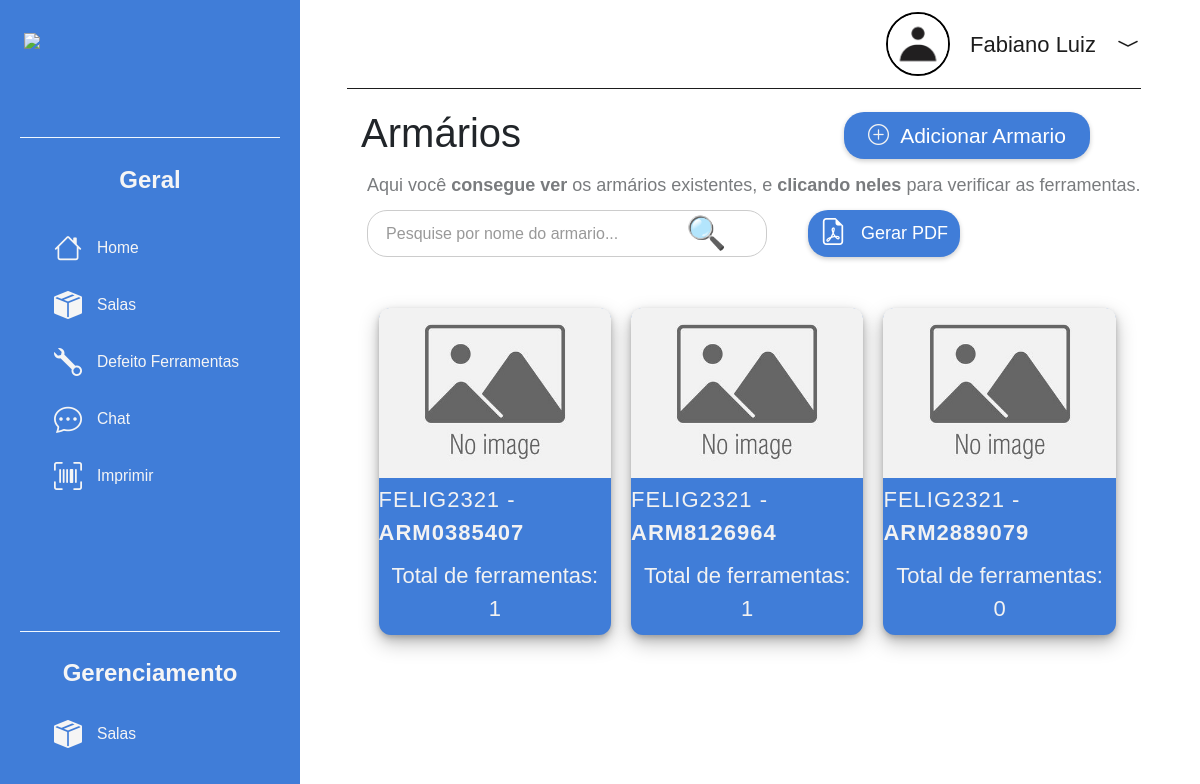
The page /armarios/1 (signed in) on the database its author committed.
### app/models.py (models this page shows, shortened)
class User(db.Model, UserMixin):
    id = db.Column(db.Integer, primary_key=True)
    nome = db.Column(db.String, nullable=False, default="Indivíduo Indigente")
    email = db.Column(db.String, nullable=False)
    senha = db.Column(db.String, nullable=True)
    adm = db.Column(db.Boolean, default=False)
    foto = db.Column(db.String, nullable=True)
    ultimo_visto = db.Column(db.DateTime, default=lambda: datetime.now())
    def puxar_nome(self):
        return self.nome
    def obter_foto(self):
        if self.foto:
            return url_for('static', filename='uploads/perfil/' + self.foto)
        else:
            return url_for('static', filename='imgs/defaultPeople.png')

class Armario(db.Model):
    id_armario = db.Column(db.Integer, primary_key=True)
    numero = db.Column(db.String, default=1)
    capacidade_ferramentas = db.Column(db.Integer, nullable=False, default=0)
    foto_armario = db.Column(db.String, nullable=True)
    sala_id = db.Column(db.Integer, db.ForeignKey('salas.id_salas'), nullable=False)

class Salas(db.Model):
    id_salas = db.Column(db.Integer, primary_key=True)
    nome_sala = db.Column(db.String, nullable=False, default="Sala Indigente")
    capacidade_armario = db.Column(db.Integer, nullable=False, default=0)
    foto_sala = db.Column(db.String, nullable=True)

### app/views.py (the view, shortened to what this page needs)
@app.route('/armarios/<int:sala_id>', methods=['GET', 'POST'])
@login_required
def armarios(sala_id):
    form = CadastroArmario()
    armarios = Armario.query.filter_by(sala_id=sala_id).all()
    sala = Salas.query.get_or_404(sala_id)
    ferramentas_por_armario = {armario.id_armario: Ferramentas.contar_ferramentas_no_armario(armario.id_armario) for armario in armarios}
    return render_template('armarios2.html', sala=sala, armarios=armarios, form=form, ferramentas_por_armario=ferramentas_por_armario)

### app/forms.py (shortened to what this page needs)
class CadastroArmario(FlaskForm):
    numero = StringField("Numero do Armario", validators=[DataRequired()])
    capacidade_ferramentas = StringField('Quantas ferramentas tem a sala', validators=[DataRequired()])
    foto_armario = FileField('Foto do Armario')
    btnSubmit = SubmitField('Cadastrar')

### app/models.py (called while the page is built)
@login_manager.user_loader
def load_user(user_id):
    return User.query.get(user_id)

    def contar_ferramentas_no_armario(armario_id):
        return Ferramentas.query.filter_by(armario_id=armario_id).count()

### app/views.py (called while the page is built)
@app.context_processor
def inject_user():
    return dict(current_user=current_user)

### app/templates/armarios2.html (shortened to what this page needs)
{% extends 'base.html' %}
{% block content %}
{% include 'navbar.html' %}
<main>
    <div class="container">
        <h1 class="main-title">Armários</h1>
        <article class="btns">
            <a href="javascript:void(0)" id="openPopup">
                <div class="btn-geral">
                    <span class="iconSalas"><i class="bi bi-plus-circle"></i></span>
                    <p class="txt-salas">Adicionar Armario</p>
                </div>
            </a>
        </article>
    </div>
    <p class="desc_txt">Aqui você <strong>consegue ver</strong> os armários existentes, e <strong>clicando
            neles</strong> para verificar as ferramentas.</p>
    <div class="search-container">
        <input type="text" id="searchInput" class="search-input" placeholder="Pesquise por nome do armario..." />
        <span class="search-icon">&#x1F50D;</span>
        <button id="generatePdfButton" class="btn-geral">
            <i class="bi bi-file-earmark-pdf"></i>
            Gerar PDF
        </button>
    </div>
    <div class="wrapper_boxs">
        {% for armario in armarios %}
        <div class="box">
            <div class="group">
                <a href="{{ url_for('ferramentas', armario_id=armario.id_armario) }}">
                    <img class="image"
                        src="{{ url_for('serve_armario_file', filename=armario.foto_armario) if armario.foto_armario else url_for('static', filename='imgs/defaultImage.jpg') }}" />
                    <div class="txts_wrapper">
                        <p class="text-wrapper">{{ sala.nome_sala }} - <span class="bold-search">{{ armario.numero
                                }}</span></p>
                        <p class="total-de-arm-rios">
                            Total de ferramentas:<br />
                            <span>{{ ferramentas_por_armario[armario.id_armario] }}</span>
                        </p>
                    </div>
                </a>
            </div>
        </div>
        {% endfor %}
    </div>
</main>
{% endblock %}

### app/templates/base.html (shortened to what this page needs)
<!DOCTYPE html>
<html lang="pt-BR">
<head>
    <link href="https://cdn.jsdelivr.net/npm/bootstrap@5.3.3/dist/css/bootstrap.min.css" rel="stylesheet"
>
    <link rel="stylesheet" href="https://cdnjs.cloudflare.com/ajax/libs/font-awesome/6.0.0-beta3/css/all.min.css">
    <link rel="stylesheet" href="https://cdn.jsdelivr.net/npm/sweetalert2@11/dist/sweetalert2.min.css">
</head>
<body>
    <section class="container-fluid p-0">
        {% block content %} {% endblock %}
    </section>
</body>
</html>

### app/templates/navbar.html (shortened to what this page needs)
<!DOCTYPE html>
<html lang="pt-BR">
<head>
    <link rel="stylesheet" href="https://cdn.jsdelivr.net/npm/bootstrap-icons@1.11.3/font/bootstrap-icons.min.css">
</head>
<body>
    <div class="header">
        <div class="pessoa">
            <span class="iconHeader">
                <img src="{{ current_user.obter_foto() }}" alt="{{ current_user.puxar_nome() }}" class="profile-img">
            </span>
            <a href="{{url_for('editar_perfil')}}" class="txt-header">{{ current_user.puxar_nome() }}</a>
            <span class="Seta" onclick="togglePopup()">
                <i class="bi bi-chevron-compact-down"></i>
            </span>
        </div>
        <div class="linhaHeader"></div>
    </div>
    <div class="barraLateral">
        <div class="logo2">
            <img src="https://logodownload.org/wp-content/uploads/2019/08/senai-logo-1.png" class="senai">
        </div>
        <div class="linha"></div>
        <p class="titulo">Geral</p>
        <ul class="listBtn">
            <li class="botaoNB">
                <a href="{{url_for('home')}}">
                    <span class="icon"><i class="bi bi-house"></i></span>
                    <span class="txt-link">Home</span>
                </a>
            </li>
            <li class="botaoNB">
                <a href="{{url_for('salas')}}">
                    <span class="icon"><i class="bi bi-box-seam-fill"></i></span>
                    <span class="txt-link">Salas</span>
                </a>
            </li>
            <li class="botaoNB">
                <a href="{{url_for('ferramentasSuporte')}}">
                    <span class="icon"><i class="bi bi-wrench"></i></span>
                    <span class="txt-link">Defeito Ferramentas</span>
                </a>
            </li>
            <li class="botaoNB">
                <a href="{{url_for('chat')}}">
                    <span class="icon"><i class="bi bi-chat-dots"></i></span>
                    <span class="txt-link">Chat</span>
                </a>
            </li>
            <li class="botaoNB">
                <a href="{{url_for('imprimir_codes')}}">
                    <span class="icon"><i class="bi bi-upc-scan"></i></span>
                    <span class="txt-link">Imprimir</span>
                </a>
            </li>
        </ul>
        <div id="messageContainer"></div>
        <div class="linha"></div>
        <p class="titulo">Gerenciamento</p>
        <ul class="listBtn">
            <li class="botaoNB">
                <a href="{{url_for('gerenciamento_salas')}}">
                    <span class="icon"><i class="bi bi-box-seam-fill"></i></span>
                    <span class="txt-link">Salas</span>
                </a>
            </li>
        </ul>
    </div>
</body>
</html>

### app/templates/navbar.html (style rules this page uses)
body { height: 100%; margin: 0; }
.barraLateral { width: 25%; display: grid; background-color: #407DD8; margin: 0; color: #f5f5f5; height: 100%; padding: 20px; box-sizing: border-box; position: fixed; top: 0; left: 0; transition: transform 0.3s ease; }
.senai { width: 21vw; object-fit: contain; max-height: 100px; }
.logo2 { display: flex; justify-content: center; margin-top: 5%; }
.linha { border-bottom: 0.5px solid aliceblue; margin-bottom: -4%; }
.titulo { text-align: center; font-weight: 700; font-size: 35px; margin-top: 10%; }
.botaoNB { color: #f5f5f5; text-decoration: none; margin-left: 10%; background-color: #407DD8; border: 0; text-align: left; margin: 15px 0; }
.botaoNB a { display: flex; align-items: center; text-align: center; font-size: 32.5px; margin-left: 6.5%; color: inherit; text-decoration: none; }
ul li { list-style-type: none; }
.botaoNB .txt-link { margin-left: 15px; margin-bottom: 2%; text-align: center; flex-direction: row; }
.txt-link { font-size: 30px; color: #f5f5f5; text-decoration: none; font-size: 18px; margin-left: 5%; }
.pessoa { display: flex; align-items: center; justify-content: flex-end; margin: 1% 95%; }
.iconHeader { margin-right: 20px; }
.iconHeader img { width: 8vh; height: 8vh; border-radius: 50%; object-fit: cover; object-position: center; }
.txt-header { margin: 0; font-size: 22px; white-space: nowrap; color: #1D1D1D; text-decoration: none; }
.Seta { position: relative; margin-left: 20px; font-size: 24px; color: #1D1D1D; cursor: pointer; }
.linhaHeader { border-bottom: 1.0px solid #1D1D1D; margin: 0 auto; width: 66.1%; position: relative; left: 12%; }
.profile-img { border: 2px solid black; }
@media screen and (max-width: 1500px) { .barraLateral { width: 25%; } }
@media screen and (max-width: 1500px) { .botaoNB { width: 90%; } }
@media screen and (max-width: 1500px) { .txt-link { font-size: 1.3vw !important; } }
@media screen and (max-width: 1500px) { .botaoNB .icon { font-size: 28px; } }
@media screen and (max-width: 1500px) { ul { margin: 0; } }
@media screen and (max-width: 1500px) { .listBtn { position: relative; top: 3%; } }
@media screen and (max-width: 1500px) { .titulo { margin: 0; font-size: 2vw; position: relative; top: 45%; } }
@media screen and (max-width: 1500px) { .iconHeader img { width: 8vh; height: 8vh; border-radius: 50%; object-fit: cover; object-position: center; } }
@media screen and (max-width: 1660px) { .txt-link { font-size: 1.7vw; } }

### rows shown on the page
User: puxar_nome "Fabiano Luiz"
Armario: numero "ARM0385407", id_armario "1"
Salas: nome_sala "FELIG2321"
Armario: numero "ARM8126964", sala "1"
Armario: numero "ARM2889079", ferramentas_por_armario "0"
